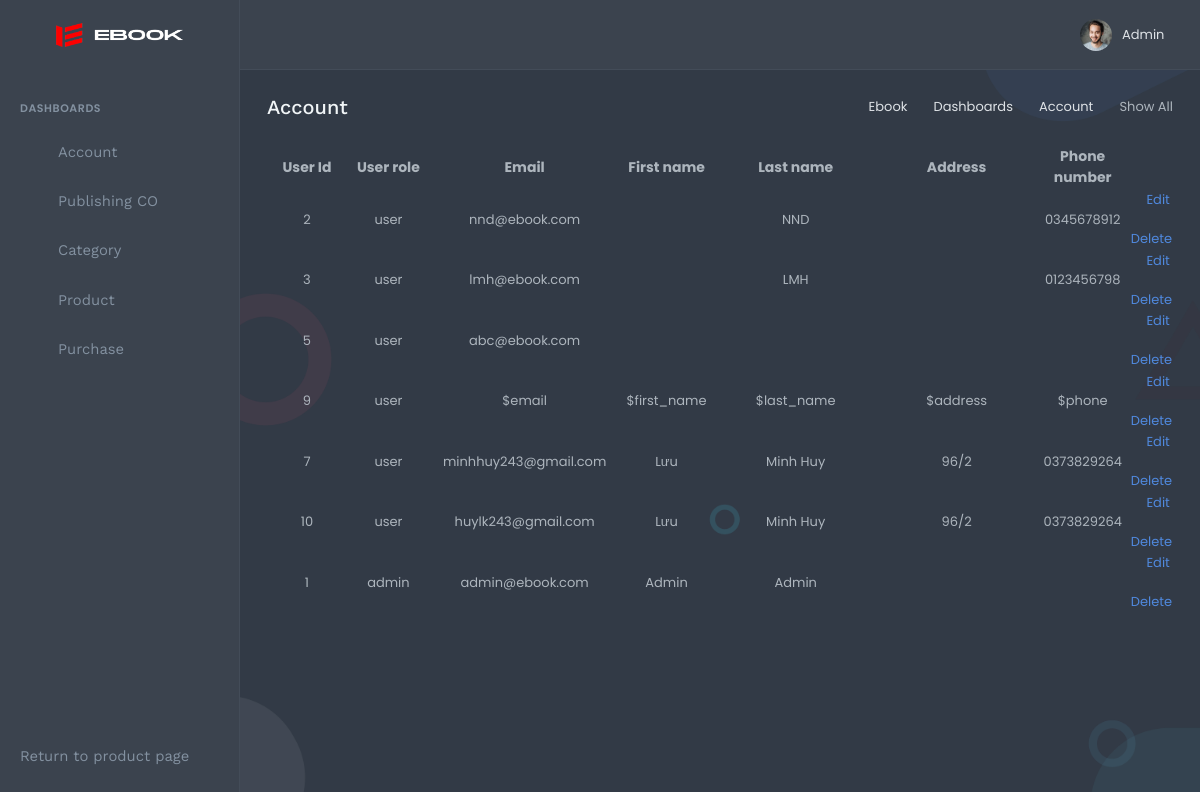
Page /admin/index.php (signed in) on the earlier database version.
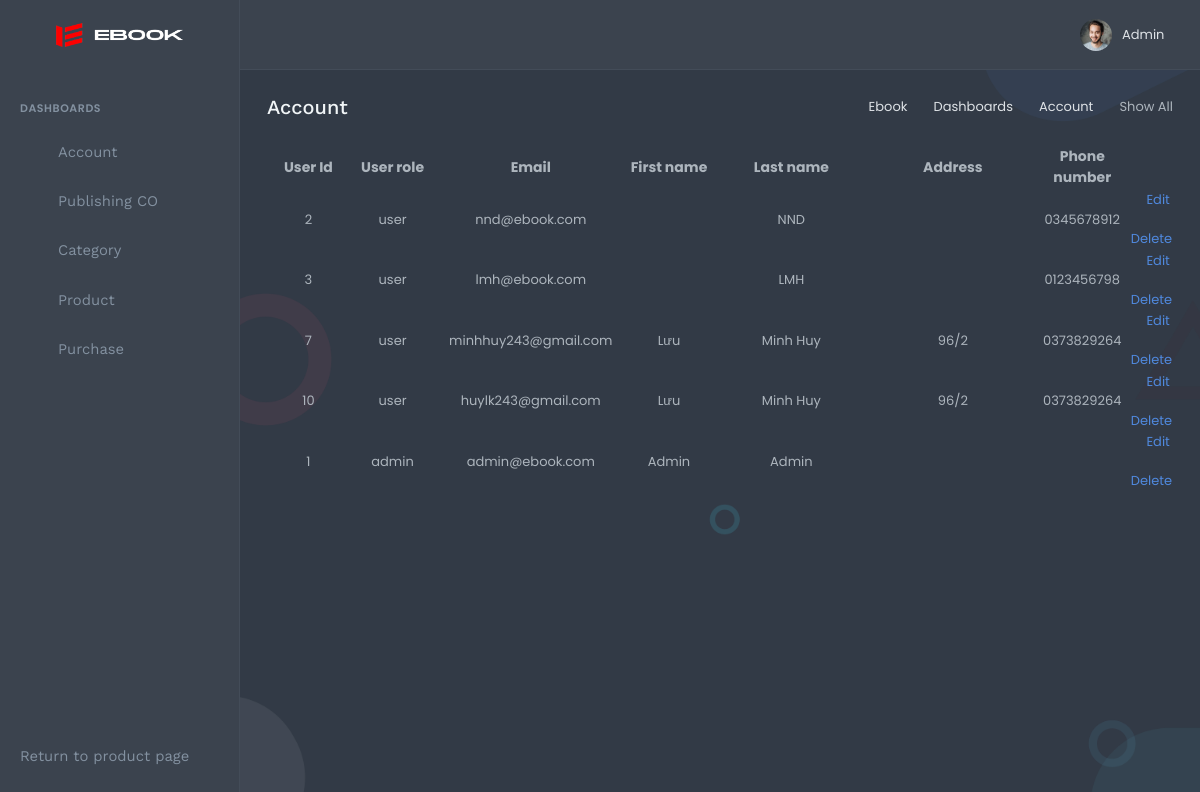
Same page on the later database version.
### tables this page shows
CREATE TABLE IF NOT EXISTS `user` (
  `User_Id` int(11) NOT NULL AUTO_INCREMENT,
  `User_Role` int(2) NOT NULL,
  `Email` varchar(50) NOT NULL,
  `Password` varchar(10000) DEFAULT NULL,
  `Last_Name` varchar(100) DEFAULT NULL,
  `First_Name` varchar(100) DEFAULT NULL,
  `Address` varchar(255) DEFAULT NULL,
  `Phonenumber` varchar(12) DEFAULT NULL,

  PRIMARY KEY (`User_Id`),
  UNIQUE KEY `Email` (`Email`),
  KEY `User_Role` (`User_Role`)
);

CREATE TABLE IF NOT EXISTS `user_role` (
  `Role_Id` int(11) NOT NULL,
  `Role_Name` varchar(10) NOT NULL,
  PRIMARY KEY (`Role_Id`)
);

### DBConnect.php (called while the page is built, shortened)
<?php
class DataProvider
{
	public static function ExecuteQuery($sql)
	{
		$connection = mysqli_connect('localhost','root','') or
			die ("couldn't connect to localhost");
		mysqli_select_db($connection, 'Ebook');
		mysqli_query($connection, "set names 'utf8'");
		$result = mysqli_query($connection, $sql);
		return $result;
	}
}

### admin/pages/account/list_account.php (the view)
<div class="content-page">
    <div class="content">
        <div class="container-fluid">
            <div class="row">
                <div class="col-12">
                    <div class="page-title-box">
                        <div class="page-title-right">
                            <ol class="breadcrumb m-0">
                                <li class="breadcrumb-item"><a href="javascript: void(0);">Ebook</a></li>
                                <li class="breadcrumb-item"><a href="javascript: void(0);">Dashboards</a></li>
                                <li class="breadcrumb-item"><a href="javascript: void(0);">Account</a></li>
                                <li class="breadcrumb-item active">Show All</li>
                            </ol>
                        </div>
                        <h4 class="page-title">Account</h4>
                    </div>
                </div>
            </div>
            <table id="listAccount">
                <tr style="text-align: center; font-size: 14px">
                    <th width="100">User Id</th>
                    <th width="100">User role</th>
                    <th width="200">Email</th>
                    <th width="100">First name</th>
                    <th width="200">Last name</th>
                    <th width="200">Address</th>
                    <th width="100">Phone number</th>
                </tr>
                <?php
                    $sql = "SELECT u.*, r.role_name FROM user u, user_role r WHERE u.User_Role = r.Role_Id ";
                    $bang = DataProvider::ExecuteQuery($sql);
                    while($row = mysqli_fetch_array($bang))
                    {
                        ?>
                            <tr style="text-align: center;">
                                <td><?php echo $row["User_Id"]; ?></td>
                                <td><?php echo $row["role_name"]; ?></td>
                                <td><?php echo $row["Email"]; ?></td>
                                <td><?php echo $row["First_Name"]; ?></td>
                                <td><?php echo $row["Last_Name"]; ?></td>
                                <td><?php echo $row["Address"]; ?></td>
                                <td><?php echo $row["Phonenumber"]; ?></td>
                                <td>
                                    <a href="index.php?act=1&sub=3&id=<?php echo $row["User_Id"]; ?>">
                                        <i class="far fa-edit"></i>
                                        <span>Edit</span>
                                    </a>
                                    <a onclick="return window.confirm('Delete this item?');" href="index.php?act=1&sub=2&id=<?php echo $row["User_Id"]; ?>">
                                        <i style="margin-left: 15px" class="la la-times-circle-o"></i>
                                        <span >Delete</span>
                                    </a>
                                </td>
                            </tr>
                        <?php
                    }
                ?>
            </table>
        </div>
    </div>
</div>

### admin/index.php (shortened to what this page needs)
<?php
	include("../DBConnect.php");
?>
 <!DOCTYPE html>
<html lang="en">
    <head>
        <link href="assets\libs\jquery-vectormap\jquery-jvectormap-1.2.2.css" rel="stylesheet" type="text/css">
        <link href="assets\css\bootstrap.min.css" rel="stylesheet" type="text/css">
        <link href="assets\css\icons.min.css" rel="stylesheet" type="text/css">
        <link href="assets\css\app.min.css" rel="stylesheet" type="text/css">
        <link href="assets\css\css.css" rel="stylesheet" type="text/css">
    </head>
    <body class="authentication-bg authentication-bg-pattern">
        <div id="wrapper">
            <div>
                <?php
                    if(isset($_REQUEST["act"]) == true)
                        $act = $_REQUEST["act"];
                    else
                        $act = 1;
                        include("inc/menu.php")
                ?>
            </div>
            <div id="content">
        	<?php
				if(isset($_GET['act']) == false)
					$act = 1;
				else
					$act = $_GET['act'];
				switch($act)
				{
					case 1:
						include('pages/account/pIndex.php');
						break;
				}
			?>
        </div>
    </body>
</html>

### admin/inc/menu.php (shortened to what this page needs)
<php>
        <div id="wrapper">
            <div class="navbar-custom">
                <ul class="list-unstyled topnav-menu float-right mb-0">
                    <li class="dropdown notification-list">
                        <a class="nav-link dropdown-toggle nav-user mr-0 waves-effect waves-light" data-toggle="dropdown" href="#" role="button" aria-haspopup="false" aria-expanded="false">
                            <img src="assets\images\users\user-1.jpg" alt="user-image" class="rounded-circle">
                            <span class="pro-user-name ml-1">
                                Admin <i class="mdi mdi-chevron-down"></i>
                            </span>
                        </a>
                    </li>
                </ul>
                <div class="logo-box">
                    <a href="index.php" class="logo text-center">
                        <span class="logo-lg">
                            <img src="assets\images\ebook.png" alt="" height="24">
                        </span>
                    </a>
                </div>
            </div>
            <div class="left-side-menu">
                <div class="slimscroll-menu">
                    <div id="sidebar-menu">
                        <ul class="metismenu" id="side-menu">
                            <li class="menu-title">Dashboards</li>
                            <li>
                                <a href="javascript: void(0);">
                                    <i class="la la-user"></i>
                                    <span> Account </span>
                                    <span class="menu-arrow"></span>
                                </a>
                            </li>
                            <li>
                                <a href="javascript: void(0);">
                                    <i class="la la-university"></i>
                                    <span> Publishing CO</span>
                                    <span class="menu-arrow"></span>
                                </a>
                            </li>
                            <li>
                                <a href="javascript: void(0);">
                                    <i class=" la la-th-large"></i>
                                    <span> Category </span>
                                    <span class="menu-arrow"></span>
                                </a>
                            </li>
                            <li>
                                <a href="javascript: void(0);">
                                    <i class="la la-book"></i>
                                    <span> Product </span>
                                    <span class="menu-arrow"></span>
                                </a>
                            </li>
                            <li>
                                <a href="javascript: void(0);">
                                    <i class="la la-book"></i>
                                    <span> Purchase </span>
                                    <span class="menu-arrow"></span>
                                </a>
                            </li>
                            <li style="position: absolute; bottom: 0px">
                                <a href="../index.php">Return to product page</a>
                            </li>
                        </ul>
                    </div>
                </div>
            </div>
            </div>
        </div>

### admin/pages/account/pIndex.php (shortened to what this page needs)
<?php
	if(isset($_GET['sub']) == false)
		$sub = 1;
	else
		$sub = $_GET['sub'];
	switch($sub)
	{
		case 1:
			include('pages/account/list_account.php');
			break;
	}
?>

### admin/assets/css/css.css (style rules this page uses)
table { border-spacing: 5px }

Differences in the rows shown:
removed user: User_Id "5", user_role.Role_Name "user", Email "abc@ebook.com"
removed user: User_Id "9", user_role.Role_Name "user", Email "$email", First_Name "$first_name", Last_Name "$last_name", Address "$address", Phonenumber "$phone"
